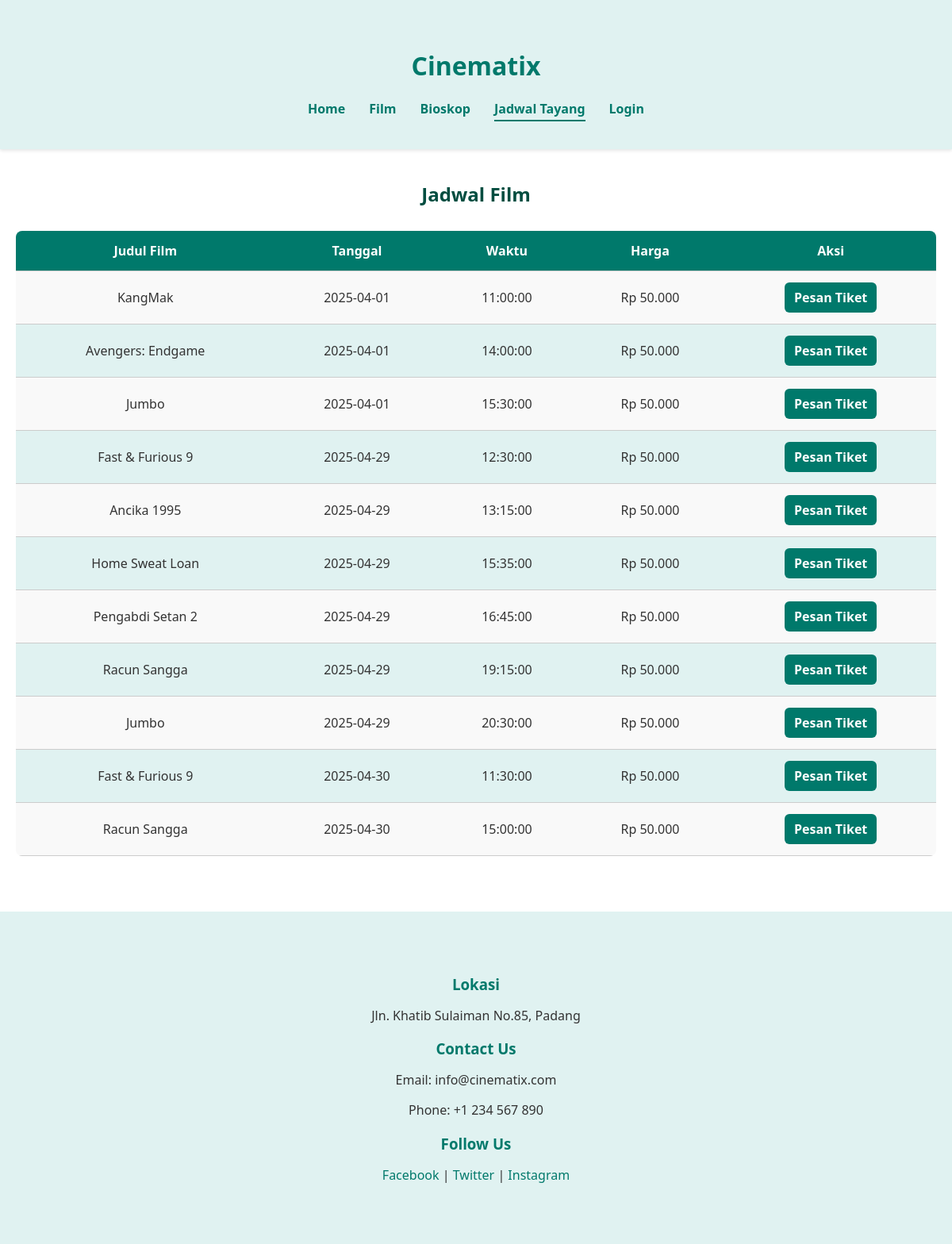
Page /schedules.php on the committed database.
### tables this page shows
CREATE TABLE `schedules` (
  `id` int(11) NOT NULL,
  `film_id` int(11) NOT NULL,
  `cinema_id` int(11) NOT NULL,
  `studio_id` int(100) NOT NULL,
  `date` date NOT NULL,
  `time` time NOT NULL,
  `available_seats` int(11) NOT NULL,
  `created_at` timestamp NOT NULL DEFAULT current_timestamp()
);

CREATE TABLE `films` (
  `id` int(11) NOT NULL,
  `title` varchar(255) NOT NULL,
  `genre_name` varchar(11) DEFAULT NULL,
  `duration` int(11) NOT NULL,
  `rating` varchar(10) NOT NULL,
  `synopsis` text NOT NULL,
  `poster` varchar(255) NOT NULL,
  `price` int(11) NOT NULL,
  `studio` int(100) NOT NULL,
  `cinema_id` varchar(255) NOT NULL,
  `created_at` timestamp NOT NULL DEFAULT current_timestamp()
);

### schedules.php (the view, shortened to what this page needs)
<?php
require_once 'db_connect.php';
$stmt = $conn->query("
    SELECT s.id AS schedule_id, f.title, f.price, s.date, s.time
    FROM schedules s
    JOIN films f ON s.film_id = f.id
    ORDER BY s.date ASC, s.time ASC
");
$schedules = [];
if ($stmt) {
    while ($row = $stmt->fetch_assoc()) {
        $schedules[] = $row;
    }
} else {
    error_log("ERROR: Gagal menjalankan query SELECT jadwal di schedules.php: " . $conn->error);
}
?>
<!DOCTYPE html>
<html lang="id">
<head>
</head>
<body>
    <header>
        <div class="container">
            <h1><a href="index.php">Cinematix</a></h1>
            <nav>
                <ul>
                    <li><a href="index1.php">Home</a></li>
                    <li><a href="films.php">Film</a></li>
                    <li><a href="cinemas.php">Bioskop</a></li>
                    <li><a href="schedules.php" class="active">Jadwal Tayang</a></li>
                    <?php if (isset($_SESSION['user_id'])): ?>
                        <li><a href="logout.php">Logout</a></li>
                    <?php else: ?>
                        <li><a href="login.php">Login</a></li>
                    <?php endif; ?>
                </ul>
            </nav>
        </div>
    </header>
    <div class="container">
        <h2>Jadwal Film</h2>
        <table>
            <thead>
                <tr>
                    <th>Judul Film</th>
                    <th>Tanggal</th>
                    <th>Waktu</th>
                    <th>Harga</th>
                    <th>Aksi</th>
                </tr>
            </thead>
            <tbody>
                <?php if (empty($schedules)): ?>
                    <tr><td colspan="5">Tidak ada jadwal tersedia.</td></tr>
                <?php else: ?>
                    <?php foreach ($schedules as $s): ?>
                        <tr>
                            <td><?= htmlspecialchars($s['title']) ?></td>
                            <td><?= htmlspecialchars($s['date']) ?></td>
                            <td><?= htmlspecialchars($s['time']) ?></td>
                            <td>Rp <?= number_format($s['price'], 0, ',', '.') ?></td>
                            <td>
                                <a href="booking.php?id=<?= $s['schedule_id'] ?>" class="table-action-btn">Pesan Tiket</a>
                            </td>
                        </tr>
                    <?php endforeach; ?>
                <?php endif; ?>
            </tbody>
        </table>
    </div>
    <footer>
        <div class="container">
            <h3>Lokasi</h3>
            <p>Jln. Khatib Sulaiman No.85, Padang</p>
            <h3>Contact Us</h3>
            <p>Email: info@cinematix.com</p>
            <p>Phone: +1 234 567 890</p>
            <h3>Follow Us</h3>
            <p><a href="#">Facebook</a> | <a href="#">Twitter</a> | <a href="#">Instagram</a></p>
        </div>
    </footer>
</body>
</html>

### schedules.php (style rules this page uses)
body { margin: 0; font-family: 'Segoe UI', sans-serif; background-color: #ffffff; color: #333; }
header { background-color: #e0f2f1; padding: 20px 0; text-align: center; box-shadow: 0 2px 4px rgba(0,0,0,0.1); }
header h1 a { color: #00796b; text-decoration: none; }
nav ul { list-style: none; padding: 0; margin: 15px 0 0; display: flex; justify-content: center; gap: 30px; }
nav ul li a { position: relative; text-decoration: none; color: #00796b; font-weight: bold; padding-bottom: 5px; transition: color 0.3s ease; }
nav ul li a::after { content: ''; position: absolute; width: 0; height: 2px; left: 0; bottom: 0; background-color: #00796b; transition: width 0.3s ease; }
nav ul li a:hover::after, nav ul li a.active::after { width: 100%; }
.container { max-width: 1200px; margin: auto; padding: 20px; }
h2 { text-align: center; color: #004d40; margin-top: 20px; }
table { width: 100%; border-collapse: collapse; margin-top: 30px; background-color: #f9f9f9; border-radius: 8px; overflow: hidden; }
th, td { padding: 14px 16px; text-align: center; border-bottom: 1px solid #ccc; }
th { background-color: #00796b; color: white; }
tr:nth-child(even) { background-color: #e0f2f1; }
.table-action-btn { display: inline-block; background-color: #00796b; color: white; padding: 8px 12px; border-radius: 6px; text-decoration: none; font-weight: bold; transition: background-color 0.3s ease; }
footer { background-color: #e0f2f1; text-align: center; padding: 40px 20px; margin-top: 50px; }
footer h3 { color: #00796b; margin-bottom: 10px; }
footer p a { color: #00796b; text-decoration: none; }

### rows in the picture
schedules: film.title "KangMak", date "2025-04-01", time "11:00:00", film.price "50.000"
schedules: film.title "Avengers: Endgame", date "2025-04-01", time "14:00:00", film.price "50.000"
schedules: film.title "Jumbo", date "2025-04-01", time "15:30:00", film.price "50.000"
schedules: film.title "Fast & Furious 9", date "2025-04-29", time "12:30:00", film.price "50.000"
schedules: film.title "Ancika 1995", date "2025-04-29", time "13:15:00", film.price "50.000"
schedules: film.title "Home Sweat Loan", date "2025-04-29", time "15:35:00", film.price "50.000"
schedules: film.title "Pengabdi Setan 2", date "2025-04-29", time "16:45:00", film.price "50.000"
schedules: film.title "Racun Sangga", date "2025-04-29", time "19:15:00", film.price "50.000"
schedules: film.title "Jumbo", date "2025-04-29", time "20:30:00", film.price "50.000"
schedules: film.title "Fast & Furious 9", date "2025-04-30", time "11:30:00", film.price "50.000"
schedules: film.title "Racun Sangga", date "2025-04-30", time "15:00:00", film.price "50.000"
